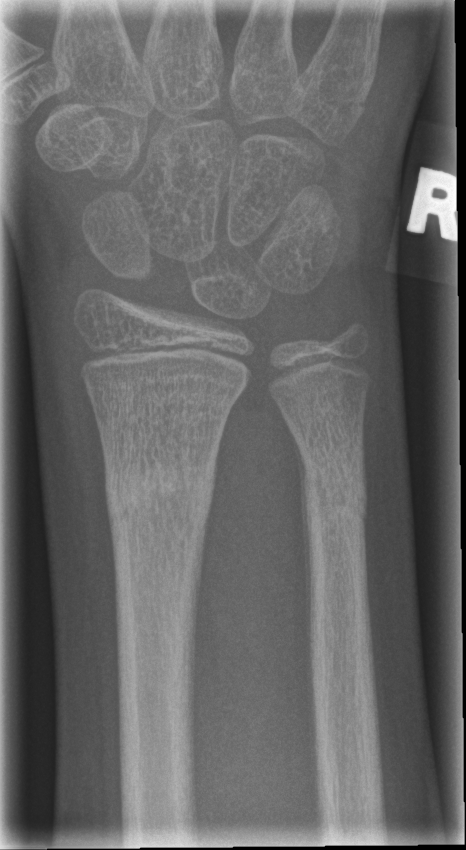
#> input picture 医学yolo/newprogram/yolo_dataset_final/images/val/0003_0664918633_03_WRI-R1_M011.png, 466 x 850 px; its folder holds only this picture in this run
$ python demo_with_real_image.py
#> lines starting #> are read from the running program, lines starting #| are printed output that depends on the picture; after the words box and inside, x2 and y2 are one past the last pixel; in counts of white or black regions, pixels touching at a corner belong together
#> in process_real_image, original is the input picture: shape (850, 466, 3); min 0, max 255, mean 102.4
#| 原始图像尺寸：(850, 466, 3)
# -*- coding: utf-8 -*-
"""
demo_with_real_image.py - 使用真实图像演示效果
如果有真实的 X 光图像，使用真实图像；否则使用测试图像
"""

import sys
import cv2
import numpy as np
from pathlib import Path

# 添加项目路径
sys.path.insert(0, str(Path(__file__).parent))

from preprocess import ImagePreprocessor, DataAugmenter


def inpaint_edge_R_markers_bgr(
    img_bgr: np.ndarray,
    band_frac: float = 0.14,
    bright_thresh: int = 192,
    dilate_ksize: int = 7,
    inpaint_radius: int = 12,
) -> np.ndarray:
    """
    去除贴近图像边缘的高亮侧位标记（如右侧中部的白色「R/L」块）。
    用「距边缘 band 像素以内的带状区域 ∩ 高灰度」作掩膜再 inpaint；
    旋转/翻转增强后标记常落在任意一边，故扫描整圈边缘。
    """
#> called with band_frac = 0.14, bright_thresh = 192, dilate_ksize = 7, inpaint_radius = 12
    if img_bgr is None or img_bgr.size == 0:
        return img_bgr
    h, w = img_bgr.shape[:2]
#> h = 850; w = 466
    gray = cv2.cvtColor(img_bgr, cv2.COLOR_BGR2GRAY)
    band = max(32, int(min(h, w) * band_frac))
#> band = 65
    yy, xx = np.indices((h, w))
    edge = (xx < band) | (xx >= w - band) | (yy < band) | (yy >= h - band)
    bright = gray >= bright_thresh
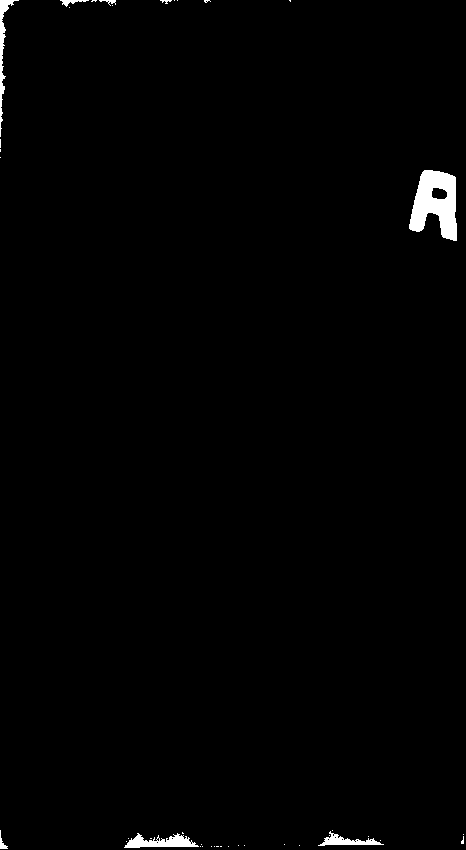
#> bright: shape (850, 466) bool; 1% white; 40 white regions (32 under 20 px), largest, box (x1, y1, x2, y2) and area: (409, 170, 457, 241) 2184, (124, 833, 199, 848) 616, (0, 0, 19, 137) 500
    mask = ((edge & bright).astype(np.uint8)) * 255
    if not np.any(mask):
        return img_bgr
    k = max(3, dilate_ksize | 1)
    mask = cv2.dilate(mask, np.ones((k, k), np.uint8), iterations=3)
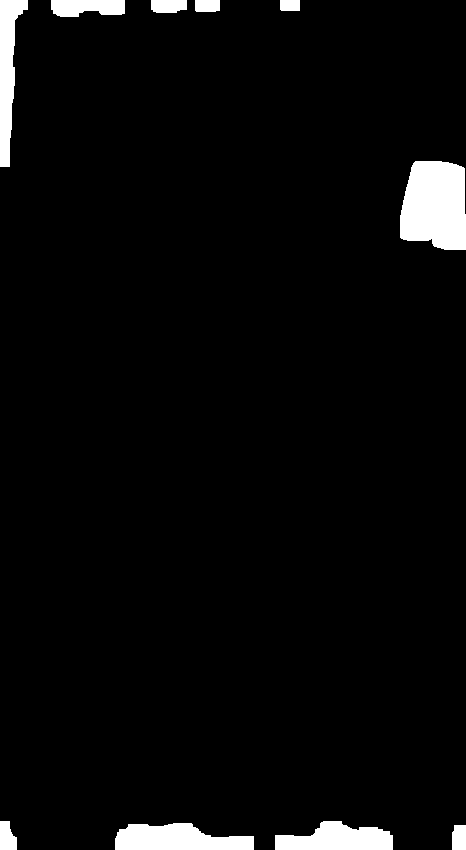
#> mask: shape (850, 466); 3.9% white; 10 white regions, largest, box (x1, y1, x2, y2) and area: (400, 161, 466, 250) 5061, (115, 823, 254, 850) 2841, (275, 821, 393, 850) 2433
    return cv2.inpaint(img_bgr, mask, inpaint_radius, cv2.INPAINT_TELEA)
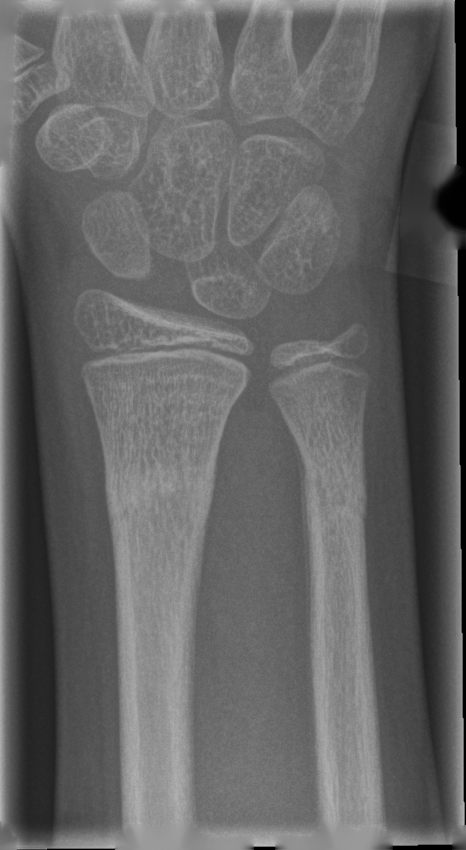
#> returned value: shape (850, 466, 3); min 0, max 190, mean 100.7


def inpaint_edge_R_markers_rgb(img_rgb: np.ndarray, **kwargs) -> np.ndarray:
    """RGB（ImagePreprocessor 输出）版本。"""
    if img_rgb is None or img_rgb.size == 0:
        return img_rgb
    bgr = cv2.cvtColor(img_rgb, cv2.COLOR_RGB2BGR)
    out = inpaint_edge_R_markers_bgr(bgr, **kwargs)
    return cv2.cvtColor(out, cv2.COLOR_BGR2RGB)


def find_test_images():
    """在测试图片目录中查找图像"""
    # 查找测试图片目录
    test_dirs = [
        Path('测试图片'),
        Path('yolo_dataset_final/images/val'),
        Path('yolo_dataset_final/images/train')
    ]

    for test_dir in test_dirs:
        if test_dir.exists():
            # 查找前 3 张图像
            images = []
            for ext in ['.jpg', '.jpeg', '.png', '.bmp']:
                images.extend(test_dir.glob(f'*{ext}'))

            if images:
                print(f"[OK] 找到测试图像目录：{test_dir}")
                return sorted(images)[:3]

    return None


def process_real_image(image_path):
    """处理真实图像并显示效果"""
    print(f"\n处理图像：{image_path.name}")
    print("-" * 60)

    # 读取图像
    original = cv2.imread(str(image_path))
    if original is None:
        print(f"[ERROR] 无法读取图像")
        return

    print(f"原始图像尺寸：{original.shape}")

    # 论文用图：去掉边缘 R/L 高亮水印（整圈边缘带状 inpaint）
    original = inpaint_edge_R_markers_bgr(original)

    # 创建预处理器
    preprocessor = ImagePreprocessor(
        target_size=(640, 640),
        clip_limit=2.0,
        use_denoise=True
    )

    # 预处理（RGB）；CLAHE 可能仍突出残余标记，再抹一轮边缘高亮
    processed = preprocessor.preprocess(original)
    processed = inpaint_edge_R_markers_rgb(processed)
    print(f"预处理后尺寸：{processed.shape}")

    # 创建增强器
    augmenter = DataAugmenter(
        h_flip_prob=0.5,
        rotation_range=(-15, 15),
        brightness_range=(0.8, 1.2)
    )

    # 生成 3 个增强样本
    augmented_list = []
    for i in range(3):
        aug_img, _ = augmenter.augment(original)
        aug_img = inpaint_edge_R_markers_bgr(aug_img)
        augmented_list.append(aug_img)

    # 拼接图像进行对比
    # 调整大小以便显示
    target_size = (400, 400)

    original_resized = cv2.resize(original, target_size)
    processed_bgr = cv2.cvtColor(processed, cv2.COLOR_RGB2BGR)
    processed_resized = cv2.resize(processed_bgr, target_size)
    # 缩放后标记有时仍会露头，再弱一轮
    original_resized = inpaint_edge_R_markers_bgr(
        original_resized, band_frac=0.16, bright_thresh=188
    )
    processed_resized = inpaint_edge_R_markers_bgr(
        processed_resized, band_frac=0.16, bright_thresh=188
    )

    # 第一行：原始 vs 预处理（BGR，不写标注）
    row1_top = np.hstack([original_resized.copy(), processed_resized.copy()])

    # 第二行：3 个增强样本（无标注）
    aug_resized = []
    for img in augmented_list:
        r = cv2.resize(img, target_size)
        r = inpaint_edge_R_markers_bgr(r, band_frac=0.16, bright_thresh=188)
        aug_resized.append(r)
    row2_imgs = list(aug_resized)

    row2_top = np.hstack(row2_imgs)

    # 合并所有行
    # 需要调整行高
    h1, w1 = row1_top.shape[:2]
    h2, w2 = row2_top.shape[:2]

    # 缩放第二行使宽度匹配
    row2_scaled = cv2.resize(row2_top, (w1, int(h2 * w1 / w2)))

    combined = np.vstack([row1_top, row2_scaled])

    # 保存结果
    save_dir = Path('demo_results')
    save_dir.mkdir(parents=True, exist_ok=True)

    save_path = save_dir / f'demo_{image_path.stem}.jpg'
    cv2.imwrite(str(save_path), combined)

    # 4.1.3 专用：真实 X 光「原图 + 增强」横排（非 visualize_effects 里的合成方格示意）
    thesis_dir = Path("thesis_figures_4_1")
    thesis_dir.mkdir(parents=True, exist_ok=True)
    aug_413 = np.hstack([original_resized] + aug_resized)
    p_413 = thesis_dir / "fig_4_1_3_real_xray_augmentation.jpg"
    cv2.imwrite(str(p_413), aug_413)

    print(f"[OK] 效果对比图已保存到：{save_path}")
    print(f"[OK] 4.1.3 真实增强示意（横排）：{p_413.resolve()}")
    print(f"     组合图像尺寸：{combined.shape}")

    # 尝试打开
    try:
        import os
        os.startfile(str(save_path))
    except:
        pass

    return save_path


def main():
    """主函数"""
    print("\n" + "="*60)
    print("骨折检测系统 - 真实图像效果演示")
    print("="*60)

    # 查找测试图像
    test_images = find_test_images()

    if test_images:
        print(f"找到 {len(test_images)} 张测试图像")

        # 处理第一张图像
        process_real_image(test_images[0])
#> (the call stopped at in process_real_image, `preprocessor = ImagePreprocessor( target_size=(640, 640), clip_limit=2..`: preprocess is not available in this run)

        print("\n" + "="*60)
        print("演示完成！请查看生成的对比图。")
        print("="*60)
    else:
        print("[INFO] 未找到测试图像，将运行通用演示。")
        print("提示：可以将 X 光图像放入以下任一目录：")
        print("  - 测试图片/")
        print("  - yolo_dataset_final/images/val/")
        print("  - yolo_dataset_final/images/train/")

        # 运行通用可视化
        print("\n正在生成通用可视化效果图...")
        import subprocess
        subprocess.run([
            str(Path(sys.executable)),
            str(Path(__file__).parent / 'visualize_effects.py')
        ])


if __name__ == '__main__':
    main()
